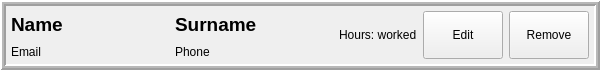
<?xml version="1.0" encoding="UTF-8"?>
<ui version="4.0">
 <class>EmployeeEntryClass</class>
 <widget class="QWidget" name="EmployeeEntryClass">
  <property name="geometry">
   <rect>
    <x>0</x>
    <y>0</y>
    <width>600</width>
    <height>70</height>
   </rect>
  </property>
  <property name="sizePolicy">
   <sizepolicy hsizetype="MinimumExpanding" vsizetype="MinimumExpanding">
    <horstretch>0</horstretch>
    <verstretch>0</verstretch>
   </sizepolicy>
  </property>
  <property name="minimumSize">
   <size>
    <width>600</width>
    <height>70</height>
   </size>
  </property>
  <property name="windowTitle">
   <string>EmployeeEntry</string>
  </property>
  <layout class="QGridLayout" name="gridLayout">
   <property name="leftMargin">
    <number>0</number>
   </property>
   <property name="topMargin">
    <number>0</number>
   </property>
   <property name="rightMargin">
    <number>0</number>
   </property>
   <property name="bottomMargin">
    <number>0</number>
   </property>
   <item row="0" column="0">
    <widget class="QFrame" name="frame">
     <property name="enabled">
      <bool>true</bool>
     </property>
     <property name="minimumSize">
      <size>
       <width>0</width>
       <height>0</height>
      </size>
     </property>
     <property name="frameShape">
      <enum>QFrame::Shape::Box</enum>
     </property>
     <property name="frameShadow">
      <enum>QFrame::Shadow::Raised</enum>
     </property>
     <property name="lineWidth">
      <number>2</number>
     </property>
     <property name="midLineWidth">
      <number>2</number>
     </property>
     <layout class="QGridLayout" name="gridLayout_2">
      <property name="leftMargin">
       <number>5</number>
      </property>
      <property name="topMargin">
       <number>5</number>
      </property>
      <property name="rightMargin">
       <number>5</number>
      </property>
      <property name="bottomMargin">
       <number>5</number>
      </property>
      <item row="1" column="0">
       <widget class="ClickableLabel" name="email">
        <property name="text">
         <string>Email</string>
        </property>
       </widget>
      </item>
      <item row="0" column="5" rowspan="2">
       <widget class="QPushButton" name="edit_button">
        <property name="sizePolicy">
         <sizepolicy hsizetype="Minimum" vsizetype="Minimum">
          <horstretch>0</horstretch>
          <verstretch>0</verstretch>
         </sizepolicy>
        </property>
        <property name="text">
         <string>Edit</string>
        </property>
       </widget>
      </item>
      <item row="0" column="6" rowspan="2">
       <widget class="QPushButton" name="remove_button">
        <property name="sizePolicy">
         <sizepolicy hsizetype="Minimum" vsizetype="Minimum">
          <horstretch>0</horstretch>
          <verstretch>0</verstretch>
         </sizepolicy>
        </property>
        <property name="text">
         <string>Remove</string>
        </property>
       </widget>
      </item>
      <item row="0" column="1">
       <widget class="QLabel" name="surname">
        <property name="sizePolicy">
         <sizepolicy hsizetype="MinimumExpanding" vsizetype="MinimumExpanding">
          <horstretch>0</horstretch>
          <verstretch>0</verstretch>
         </sizepolicy>
        </property>
        <property name="font">
         <font>
          <pointsize>14</pointsize>
         </font>
        </property>
        <property name="text">
         <string>&lt;html&gt;&lt;head/&gt;&lt;body&gt;&lt;p&gt;&lt;span style=&quot; font-size:14pt; font-weight:700;&quot;&gt;Surname&lt;/span&gt;&lt;/p&gt;&lt;/body&gt;&lt;/html&gt;</string>
        </property>
       </widget>
      </item>
      <item row="0" column="0">
       <widget class="QLabel" name="name">
        <property name="sizePolicy">
         <sizepolicy hsizetype="MinimumExpanding" vsizetype="MinimumExpanding">
          <horstretch>0</horstretch>
          <verstretch>0</verstretch>
         </sizepolicy>
        </property>
        <property name="font">
         <font>
          <pointsize>14</pointsize>
         </font>
        </property>
        <property name="text">
         <string>&lt;html&gt;&lt;head/&gt;&lt;body&gt;&lt;p&gt;&lt;span style=&quot; font-size:14pt; font-weight:700;&quot;&gt;Name&lt;/span&gt;&lt;/p&gt;&lt;/body&gt;&lt;/html&gt;</string>
        </property>
        <property name="scaledContents">
         <bool>false</bool>
        </property>
       </widget>
      </item>
      <item row="1" column="1">
       <widget class="ClickableLabel" name="phone">
        <property name="text">
         <string>Phone</string>
        </property>
       </widget>
      </item>
      <item row="0" column="3" rowspan="2" colspan="2">
       <widget class="QLabel" name="hours_worked">
        <property name="sizePolicy">
         <sizepolicy hsizetype="MinimumExpanding" vsizetype="MinimumExpanding">
          <horstretch>0</horstretch>
          <verstretch>0</verstretch>
         </sizepolicy>
        </property>
        <property name="text">
         <string>Hours: worked</string>
        </property>
       </widget>
      </item>
     </layout>
    </widget>
   </item>
  </layout>
 </widget>
 <layoutdefault spacing="6" margin="11"/>
 <customwidgets>
  <customwidget>
   <class>ClickableLabel</class>
   <extends>QLabel</extends>
   <header location="global">clickablelabel.h</header>
  </customwidget>
 </customwidgets>
 <resources/>
 <connections/>
</ui>
